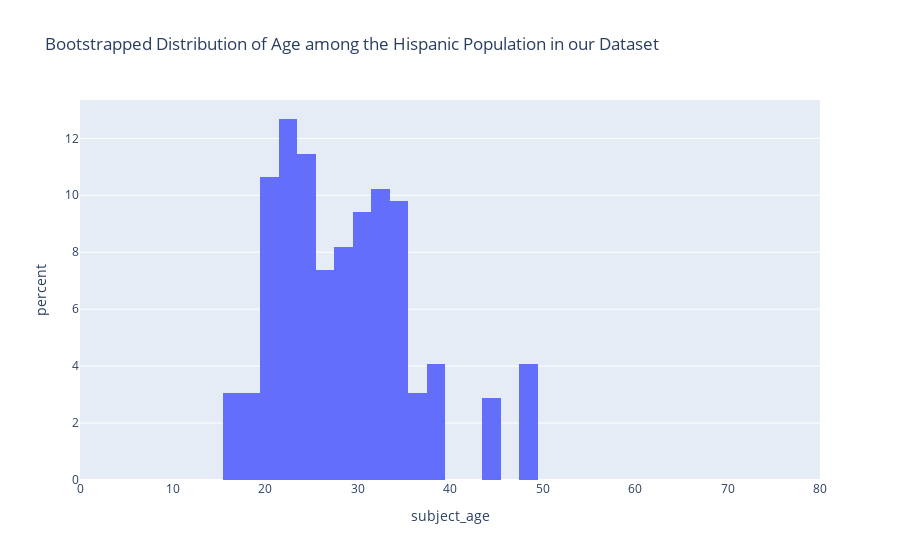

The notebook cell saved with this chart:
### Markdown cell above
###  A Random Sample and an Estimate
Let's first draw from the sample, at random with replacement, the same number of times as the original sample size.

It is important to resample the same number of times as the original sample size. The reason is that the variability of an estimate depends on the size of the sample.

If we drew  at random without replacement, we would just get the same sample back. By drawing with replacement, we create the possibility for the new samples to be different from the original, because some participants might be drawn more than once and others not at all.

### Code cell
# Run this cell a few times to see how the distribution varies
h_resampled = stops[stops['subject_race'] == 'hispanic'].sample(len(stops['subject_race'] == 'hispanic'), replace = True)

title = 'Bootstrapped Distribution of Age among the Hispanic Population in our Dataset'
px.histogram(h_resampled, x='subject_age', histnorm='percent', range_x=[0, 80], title=title)

### Figure 1 — Plotly figure (JSON) as saved in the notebook; plotly's stock layout.template omitted (floating-point values rounded to 4 significant figures; data arrays with more than 128 entries replaced by an {"elided": "..."} marker saying what was removed)
{"data": [{"alignmentgroup": "True", "bingroup": "x", "histnorm": "percent", "hovertemplate": "subject_age=%{x}<br>percent=%{y}<extra></extra>", "legendgroup": "", "marker": {"color": "#636efa", "pattern": {"shape": ""}}, "name": "", "offsetgroup": "", "orientation": "v", "showlegend": false, "type": "histogram", "x": {"elided": "489 int values"}, "xaxis": "x", "yaxis": "y"}], "layout": {"barmode": "relative", "legend": {"tracegroupgap": 0}, "title": {"text": "Bootstrapped Distribution of Age among the Hispanic Population in our Dataset"}, "xaxis": {"anchor": "y", "domain": [0, 1], "range": [0, 80], "title": {"text": "subject_age"}}, "yaxis": {"anchor": "x", "domain": [0, 1], "title": {"text": "percent"}}}}
